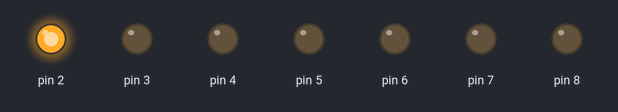
A sketch run on a simulated Arduino Uno, built with avr-gcc and run on an emulated ATmega328P. Parts: output pins drawn as LEDs (lit = HIGH). What the sketch prints to the serial monitor is not drawn.

Above: at 0.1 s.
Timing chart, 0 to 1.6 s (numbered marks = the images above):
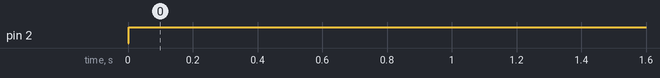

Measured:
- by itself, pin 2: LOW → HIGH at 0.00 s

The sketch:

pillbox.ino
```cpp
#include <Time.h>

#include <Time.h>

/**
Code for the hackathon IoT Pill box
By Nazim Amin and Matthew Del Signore
**/

int resistorValue; //the value we get from the photoresistor
int currentLED; //the led that should be blinking for the current day

int SUNDAY = 0; //PWM slot for the LED for sunday
int MONDAY = 1;
int TUESDAY = 2;
int WEDNESDAY = 3;
int THURSDAY = 4;
int FRIDAY =  5;
int SATURDAY = 6;

void setup() {
  //start reading serial data
  Serial.begin(9600);

  //load all the pin for led's as output
   for(int k=2;k<9;k++){ //turn off all the
    pinMode(k,OUTPUT);
  }

}

void loop() {
  // put your main code here, to run repeatedly:

  /*resistorValue = analogRead(0); //read in analog input at point 0
  Serial.print(resistorValue);
  Serial.print(" "); */

  Serial.print("the current date is");
  Serial.print(day(now()));
  Serial.print("\n");

  currentLED = day(now()) +1; //get the current day and subtract one to get the right pwm slot

  Serial.print(currentLED);

  for(int k=2;k<9 ;k++){ //turn off all the
  if(k!=currentLED)
    digitalWrite(k,LOW);
  }

  //turn on only the led for the current day
  digitalWrite(currentLED,HIGH);

  //wait 5 s
  delay(5000);
}
```
